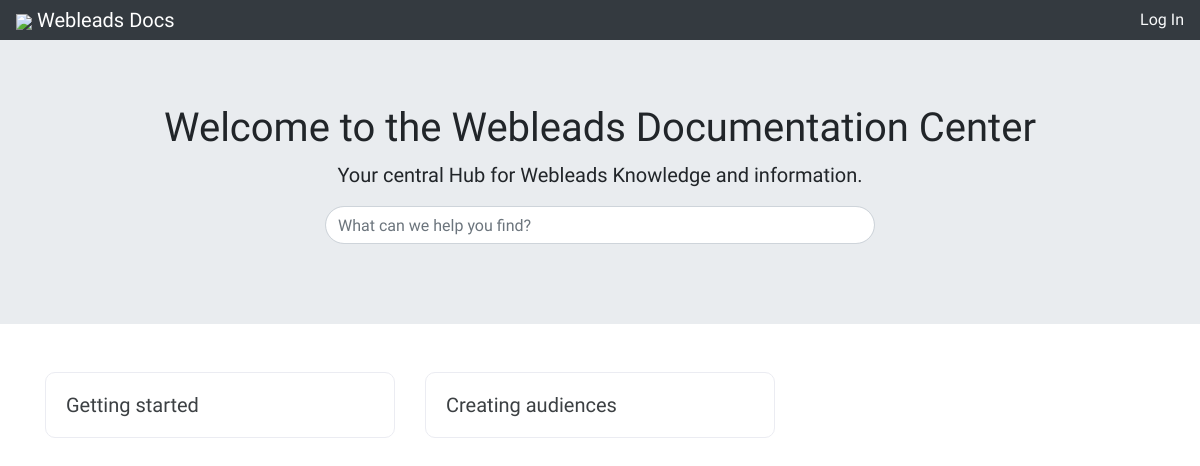
Before: / with the older database file.
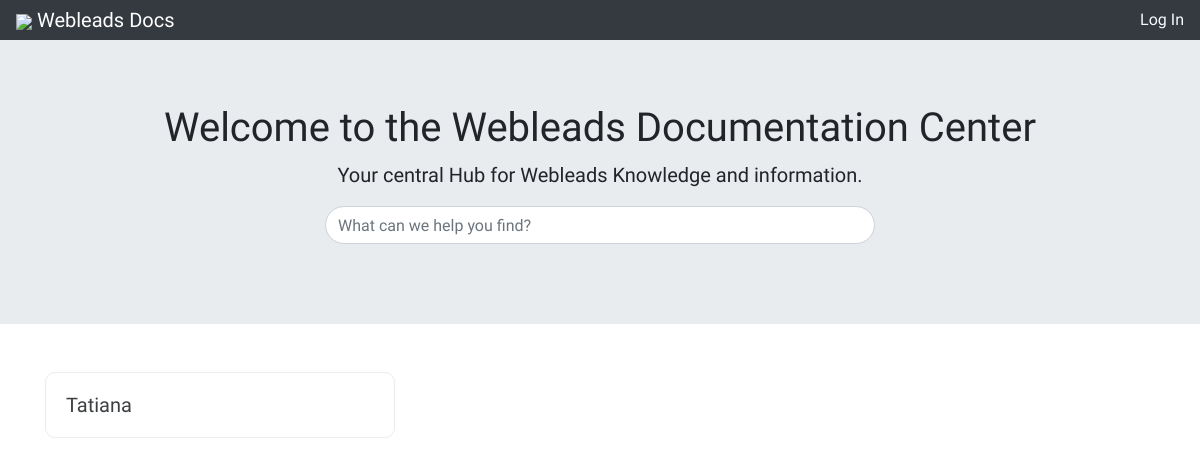
After: the same page with the newer database file.
### tables this page shows
CREATE TABLE articles(id INTEGER PRIMARY KEY, date_created DATETIME, title TEXT, contents TEXT, url TEXT);

### server/functions.php (the view, shortened to what this page needs)
<?php
  function retrieve_articles_cards($db)
  {
    $query = "SELECT * FROM articles";
    $ret = $db->query($query);
    while ($row = $ret->fetchArray()) {
      $article_id = $row['id'];
      $article_title = $row['title'];
      $article_item .= "<div class='col mb-4'>
                          <a class='card tile-link' href='?a=$article_id'>
                            <div class='card-body'>
                              <h5 class='card-text'>$article_title</h5>
                            </div>
                          </a>
                        </div>";
    }
    return $article_item;
  }

### server/auth.php (shortened to what this page needs)
<?php
function http($url, $params=false) {
  $ch = curl_init($url);
  return json_decode(curl_exec($ch));
}
$client_id = '0oac2v2ebIMFdrk604x6';
$redirect_uri = 'http://localhost:4000';
$metadata_url = 'https://dev-772697.okta.com/oauth2/default/.well-known/oauth-authorization-server';
$metadata = http($metadata_url);
if(!isset($_SESSION['username'])) {
  $authorize_url = $metadata->authorization_endpoint.'?'.http_build_query([
    'response_type' => 'code',
    'client_id' => $client_id,
    'redirect_uri' => $redirect_uri,
    'state' => $_SESSION['state'],
    'scope' => 'openid',
  ]);
  $auth_btn = '<a class="text-light" href="'.$authorize_url.'">Log In</a>';
}

### index.php (shortened to what this page needs)
<?php
  require __DIR__ . '/server/auth.php';
  require __DIR__ . '/server/db.php';
  require __DIR__ . '/server/functions.php';
?>
<!DOCTYPE html>
<html lang="en">
<head>
  <link rel="stylesheet" href="./node_modules/bootstrap/dist/css/bootstrap.min.css">
  <link rel="stylesheet" href="./assets/app.css">
</head>
<body>
  <?php require_once __DIR__ . '/__includes/header.php' ?>
  <div class="container-fluid">
    <div class="row">
      <?php
        if (isset($_GET['a'])) {
          require_once __DIR__ . '/__includes/page.php';
        } elseif (isset($_GET['q']) && $_GET['q'] === 'new_article') {
          require_once __DIR__ . '/__includes/create.php';
        } elseif (isset($_GET['e'])) {
          require_once __DIR__ . '/__includes/edit.php';
        }else {
          require_once __DIR__ . '/__includes/home.php';
          require_once __DIR__ . '/__includes/articles.php';
        }
      ?>
    </div>
  </div>
</body>
</html>

### __includes/header.php (shortened to what this page needs)
<header class="contanier">
  <nav class="navbar navbar-dark sticky-top bg-dark flex-md-nowrap pt-0 pb-0">
    <a class="navbar-brand" href="/">
      <img src="http://momo/app/assets/img/logo.svg" height="36">
      Webleads Docs
    </a>
    <span>
      <?php echo $auth_btn; ?>
    </span>
  </nav>
  </header>

### __includes/home.php
<main class="col-sm-12 m-0 p-0">
  <div class="jumbotron jumbotron-fluid m-0">
    <div class="container text-center">
      <h1 class="">Welcome to the Webleads Documentation Center</h1>
      <p class="lead">Your central Hub for Webleads Knowledge and information.</p>
      <form class="form-row" action="index.html" method="post">
        <div class="col-md-3"></div>
        <div class="form-group col-md-6">
          <input class="form-control rounded-pill" type="search" name="search" placeholder="What can we help you find?">
        </div>
        <div class="col-md-3"></div>
      </form>
    </div>
  </div>
</main>

### __includes/articles.php (shortened to what this page needs)
<div class="container mt-5">
  <div class="row row-cols-1 row-cols-md-3">
    <?php echo retrieve_articles_cards($db); ?>
  </div>
</div>

### assets/app.css (style rules this page uses)
* { font-family: 'Quicksand', sans-serif; }
.tile-link { transition: box-shadow .3s ease,transform .3s ease,-webkit-box-shadow .3s ease,-webkit-transform .3s ease; color: #3c4043; border-radius: 10px; border: 1px solid #ebecf2; }

Changed rows visible on the page:
removed articles: title "Getting started"
removed articles: title "Creating audiences"
added articles: title "Tatiana"
